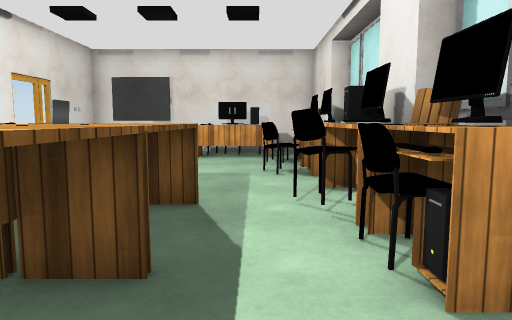
view 1 (above)

16 first-person views from a walk through a scene from a Unity 3-D project. The camera is 1.2 m above the floor, tilts 6° down and sees 70° across. The floor is counted in squares, 1 m on a side. Each view is taken from the middle of a square. On the plan, view 1 faces up. The plan holds only what a view shows up to about 15 squares ahead; the rest is blank. The place goes on beyond the plan. The player is left out. Door leaves are left out, so doorways stand open. Some surface patterns are stand-ins.

view 2
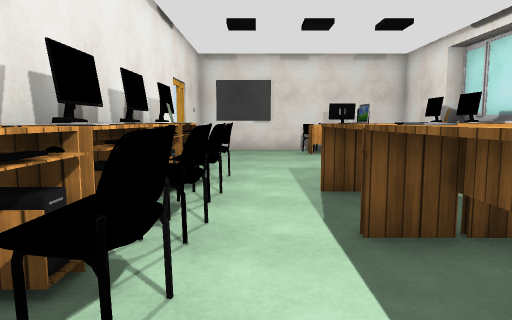

view 3
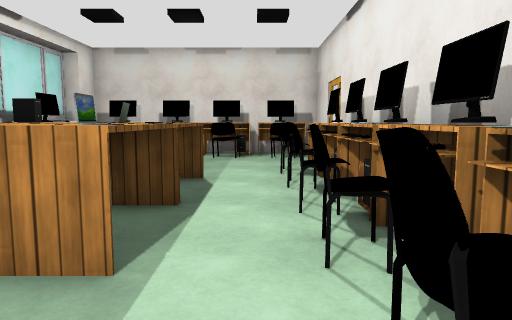

view 4
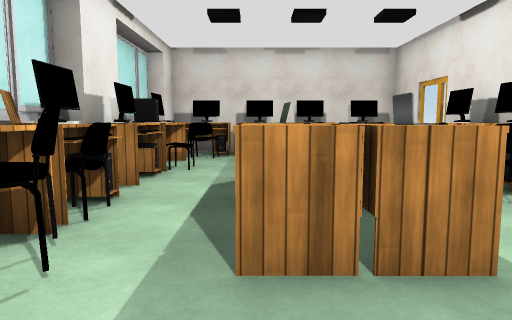

view 5
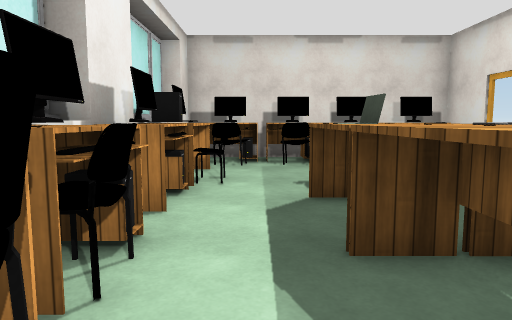

view 6
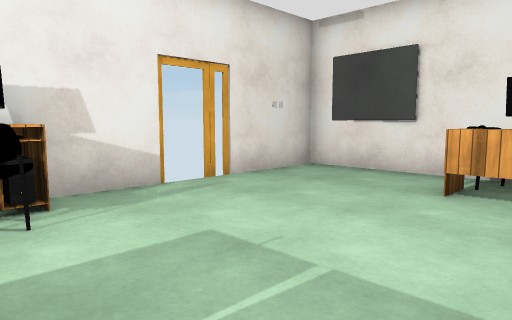

view 7
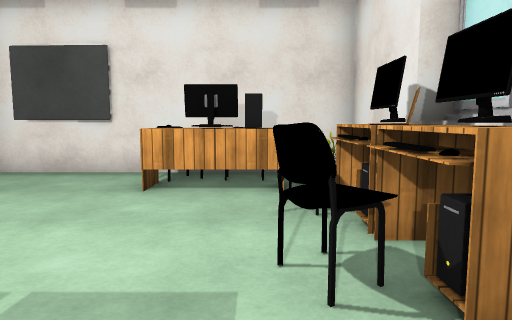

view 8
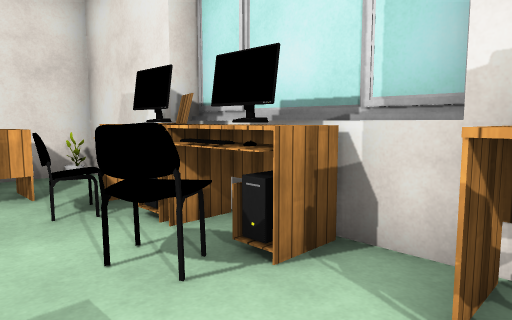

view 9
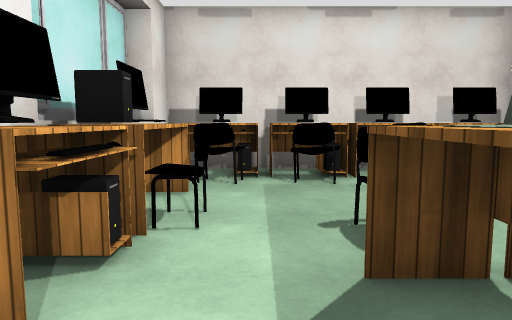

view 10
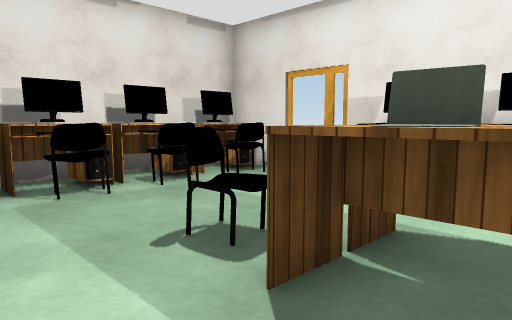

view 11
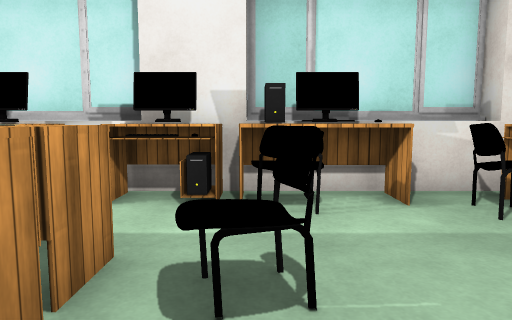

view 12
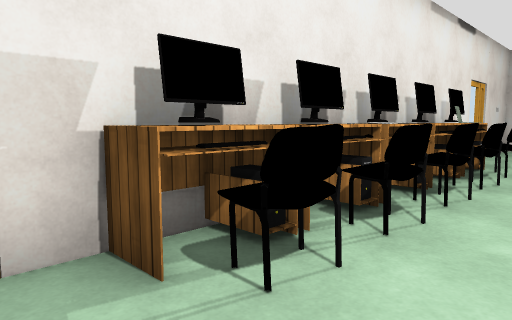

view 13
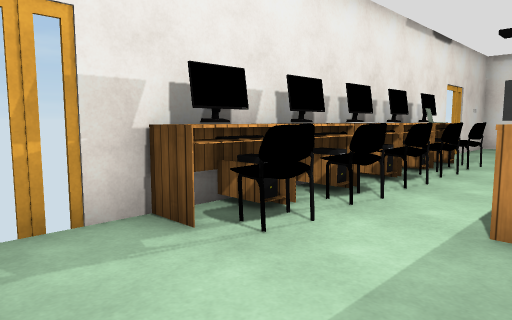

view 14
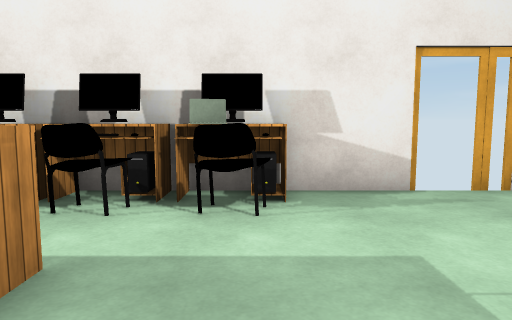

view 15
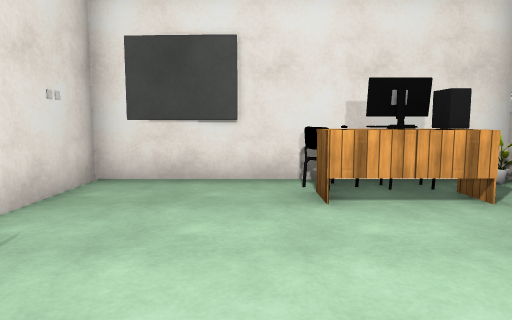

view 16
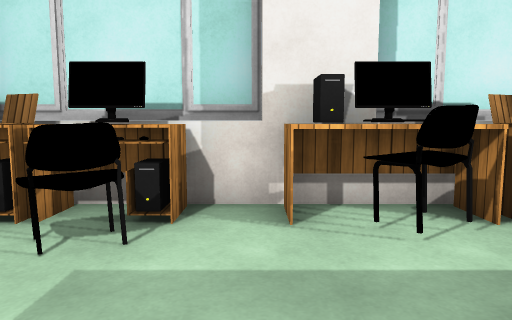

### Floor plan
Points are (right, up) in squares from view 1. A wall is a line through its corners. A room is listed if a view was taken in it or the views show most of it. See-through windows are left out.
Room 1 (views 1, 2, 3, 4, 5, 6, 7, 8, 9, 10, 11, 12, 13, 14, 15, 16)
walls: (1.6, 4.8) (1.6, 5.5); (1.6, 2.5) (1.6, 3.5); (2.3, 4.5) (2.3, 5.6); (2.3, 2.4) (2.3, 3.5); (2.7, 3.8) (2.7, 5.3); (2.3, 6.6) (2.3, 7.2); (2.4, 1) (2.7, 1) (2.7, 3.6); (-6.4, 0.7) (-6.4, 0.1); (2.7, 6.9) (2.7, 11.2) (2.2, 11.2); (2.8, 6.9) (2.8, 11.2); (2.8, 1) (2.8, 5.3); (1.6, 8.4) (1.6, 9.4); (2.3, 8.4) (2.3, 9.5); (2.7, -1.2) (2.7, -0.7); (-6.4, -1.5) (-6.4, -6.3) (2.3, -6.3) (2.3, -3.6); (2.3, 10.4) (2.3, 13.5); (2.3, -2.5) (2.3, -1.4); (2.2, -5.2) (2.7, -5.2) (2.7, -1.5); (2.8, -5.2) (2.8, -0.7); (1.4, 14.6) (-6.4, 14.6) (-6.4, 4)
low walls: (1.6, 10.4) (1.6, 11.3)
ways out: open door at (-6.7, 10.7); open door at (-6.5, -3.5)
objects: table (-6, -1) to (-5, 1); table (-6, 2) to (-5, 4); table (-6, 5) to (-5, 5); table (-6, 6) to (-5, 7); table (-5, -5) to (-4, -4); table (-5, 1); table (-3, -5) to (-2, -4); table (-3, 1) to (-2, 1); other object (-3, 2) to (-2, 2); table (-3, 3) to (-2, 3); other object (-3, 4) to (-2, 5); table (-2, -1) to (-1, -1); table (-2, 12) to (0, 14); table (-1, -5) to (-1, -4); table (-1, 1) to (-1, 3); table (-1, 4) to (-1, 5); table (0, -5) to (1, -4); table (0, 8) to (2, 9); table (0, 10) to (2, 11); table (1, -3) to (2, -1); table (1, 0) to (2, 1); table (1, 2) to (2, 4); table (1, 5) to (2, 6)

Positions as (right, up) in squares from view 1, and headings:
1: (0, 0), facing up
2: (-4, -1), facing up
3: (-4, 8), facing down
4: (-1, 8), facing down
5: (0, 6), facing down
6: (0, 6), facing up-left
7: (0, 6), facing up
8: (-1, 6), facing up-right
9: (0, 3), facing down
10: (1, 2), facing down-left
11: (-4, -1), facing right
12: (-3, -3), facing up-left
13: (-2, -4), facing up-left
14: (0, 7), facing left
15: (-3, 7), facing up
16: (-3, 7), facing right
